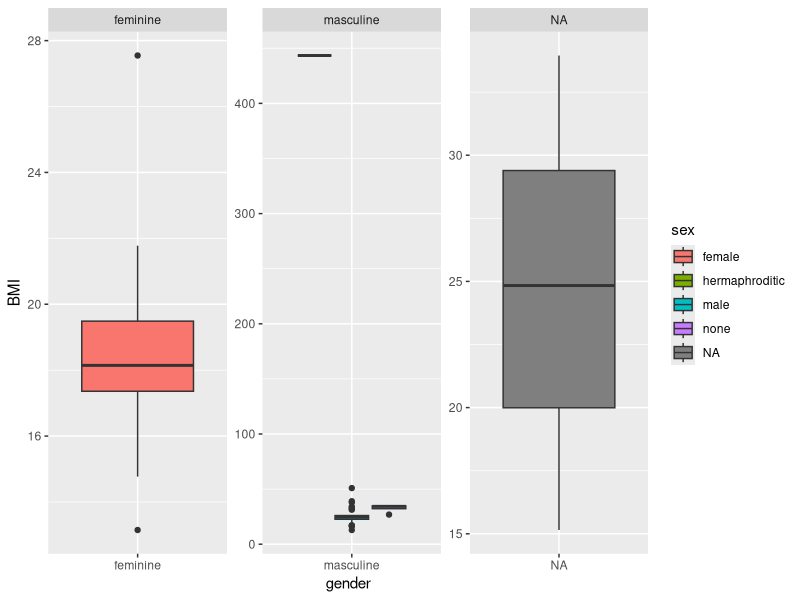
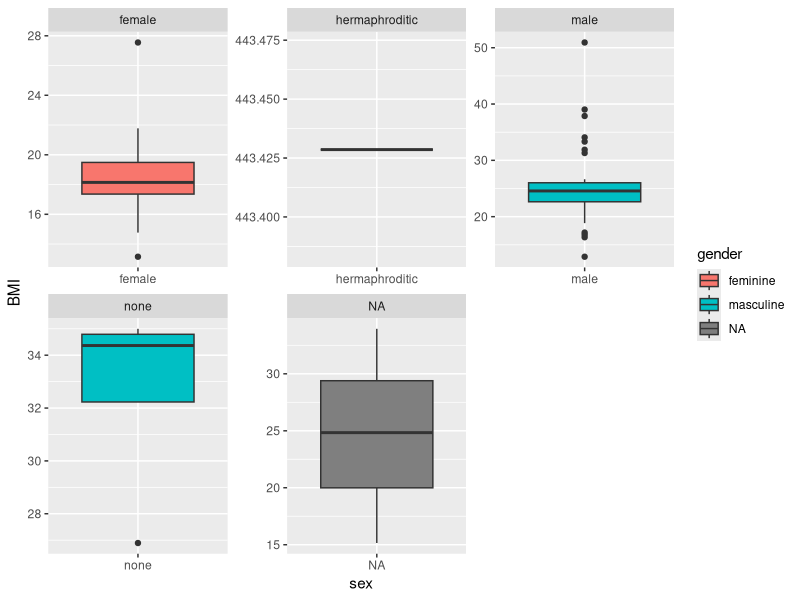

The R script that drew these images, in order:
install.packages("tidyverse")
library(tidyverse)

starwars <- dplyr::starwars

#Burak Gul - 2016556028

#1st How many unique species per their homeworld are there?

starwars %>%
  group_by(homeworld) %>%
  summarise(
    species = unique(species),
    n=n(),
  ) %>%
  filter(n>1)



#2nd Which character(s) did play in the Star Wars movies most?

starwars %>% 
  mutate(movies_count = sapply(films, length)) %>% 
  arrange(desc(movies_count)) %>% 
  select(name, movies_count)



#3rd average height value and the average mass value across each species?

starwars %>%
  group_by(species) %>%
  summarise(
    species = unique(species),
    n = n(),
    mean_height = mean(height, na.rm = TRUE), 
    mean_mass = mean(mass, na.rm = TRUE))



#4th Create a new data set, new one or more rows add,  

newdata_starwars<-starwars    #create new dataset


starwars2 <- data.frame(
  name = c("burak","berkay"),
  height = c(173,158),
  mass = c(65,58),
  hair_color = c('black','blond'),
  skin_color = c('gold','white'),
  eye_color = c('brown','blue'),
  birth_year = c(22,14),
  sex = c('male','male'),
  gender = c('masculine','masculine'),
  homeworld = c('Stewjon','Tatooine'),
  species = c('human','human'),
  films = c('Return of the Jedi','The Phantom Menace'),
  vehicles = c('Snowspeeder','Flitknot speeder'),
  starships = c('Millennium Falcon','A-wing'))


newdata_starwars <- rbind(newdata_starwars, starwars2)

print(newdata_starwars) #new dataset view     



#5th Calculate the body mass index (BMI) After, select BMI and some variables

newdata_starwars <- mutate(newdata_starwars,
                           HeightInMeters = (height*.01),
                           BMI = (mass / HeightInMeters^2))
newdata_starwars %>%
  select(name, BMI, mass, species, hair_color, skin_color, eye_color, sex, gender)




#6th using this new dataset, categorize the observations and Find the counts of these categories

cat_bmi<-newdata_starwars %>%
  mutate(categories=cut(BMI,breaks=c(-Inf,18.5,25,30,Inf),labels=c("underweight","healthy","overweight","obese"))) %>%
  select(species,categories)

gather(cat_bmi,species,categories) %>%
  count(species,categories) %>%
  spread(categories,n,fill=0)



#7th 


# to draw boxplot

ggplot(data= newdata_starwars, mapping =  aes(x=gender, y=BMI, fill=sex)) + 
  geom_boxplot()+
  facet_wrap(~gender, scale="free")

# I think the box chart below is more understandable.

ggplot(data= newdata_starwars, mapping =  aes(x=sex, y=BMI, fill=gender)) + 
  geom_boxplot()+
  facet_wrap(~sex, scale="free")
